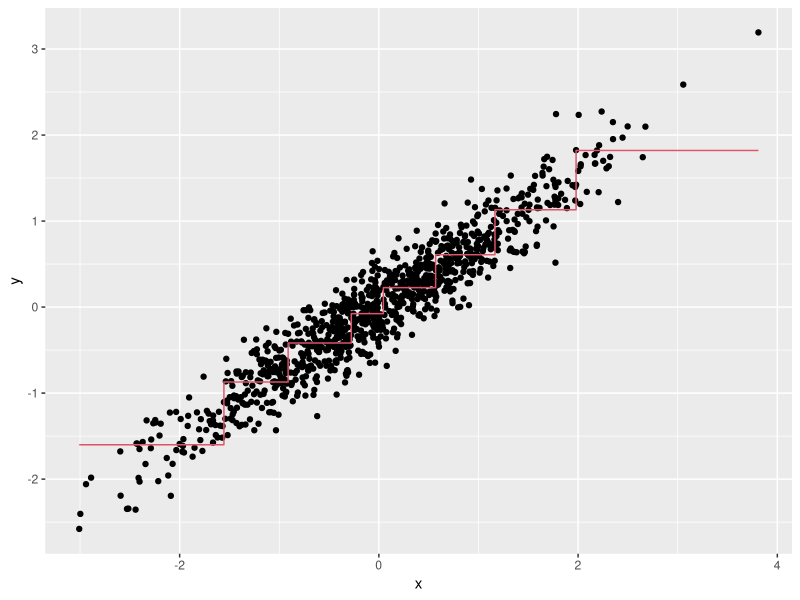
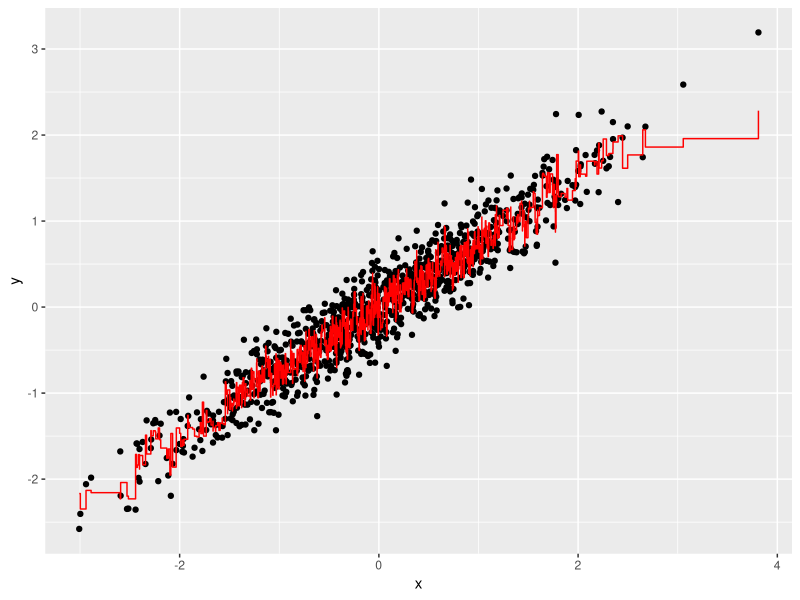
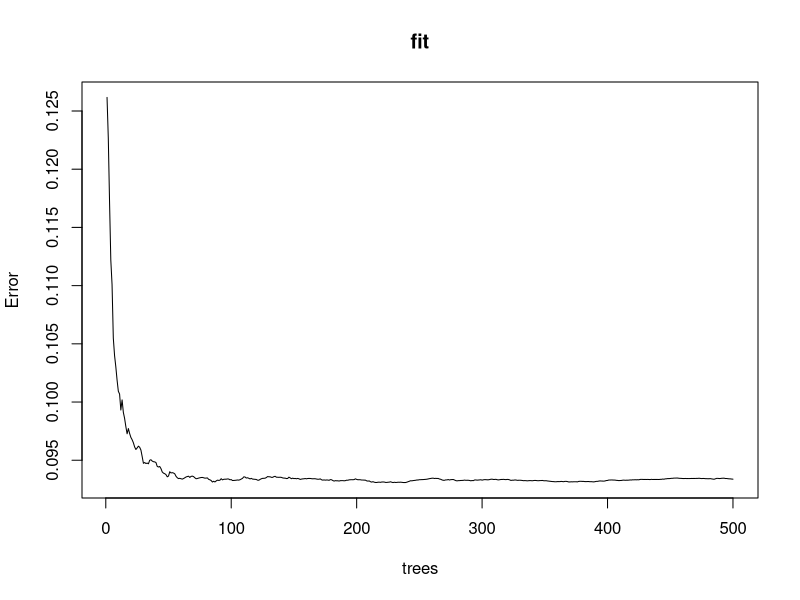
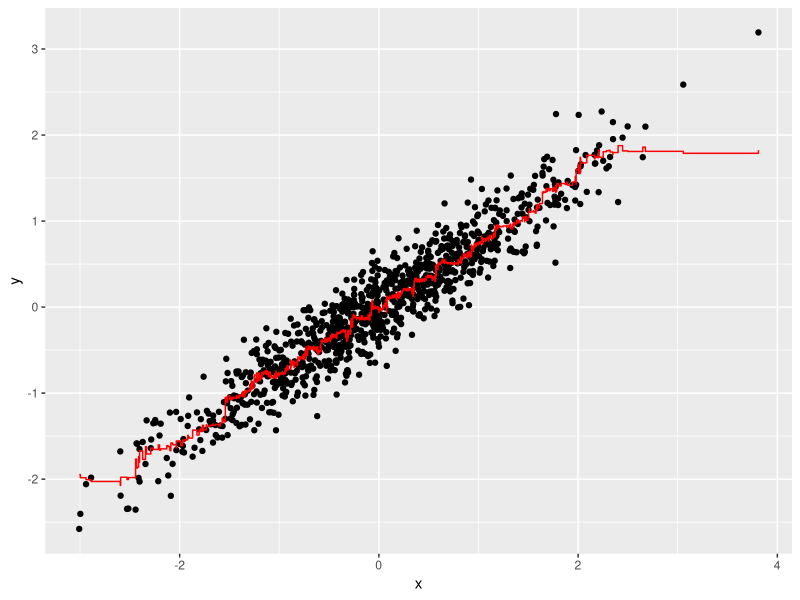

Here is the R script that generated these plots, in order:
library(rpart)
library(tidyverse)

n <- 1000
sigma <- 0.25
# set.seed(1) # if using R 3.5 or ealier
set.seed(1, sample.kind = "Rounding") # if using R 3.6 or later
x <- rnorm(n, 0, 1)
y <- 0.75 * x + rnorm(n, 0, sigma)
dat <- data.frame(x = x, y = y)

# Q1
fit <- rpart(y ~ ., data = dat) 

# Q2

# Q3
dat %>% 
  mutate(y_hat = predict(fit)) %>% 
  ggplot() +
  geom_point(aes(x, y)) +
  geom_step(aes(x, y_hat), col=2)

# Q4
library(randomForest)
fit <- randomForest(y ~., data = dat) 
dat %>% 
  mutate(y_hat = predict(fit)) %>% 
  ggplot() +
  geom_point(aes(x, y)) +
  geom_step(aes(x, y_hat), col = "red")

# Q5
library(randomForest)
fit <- randomForest(y ~., data = dat) 
plot(fit)

# Q6 
library(randomForest)
fit <- randomForest(y ~., data = dat, nodesize=50, maxnodes=25) 
  dat %>% 
  mutate(y_hat = predict(fit)) %>% 
  ggplot() +
  geom_point(aes(x, y)) +
  geom_step(aes(x, y_hat), col = "red")